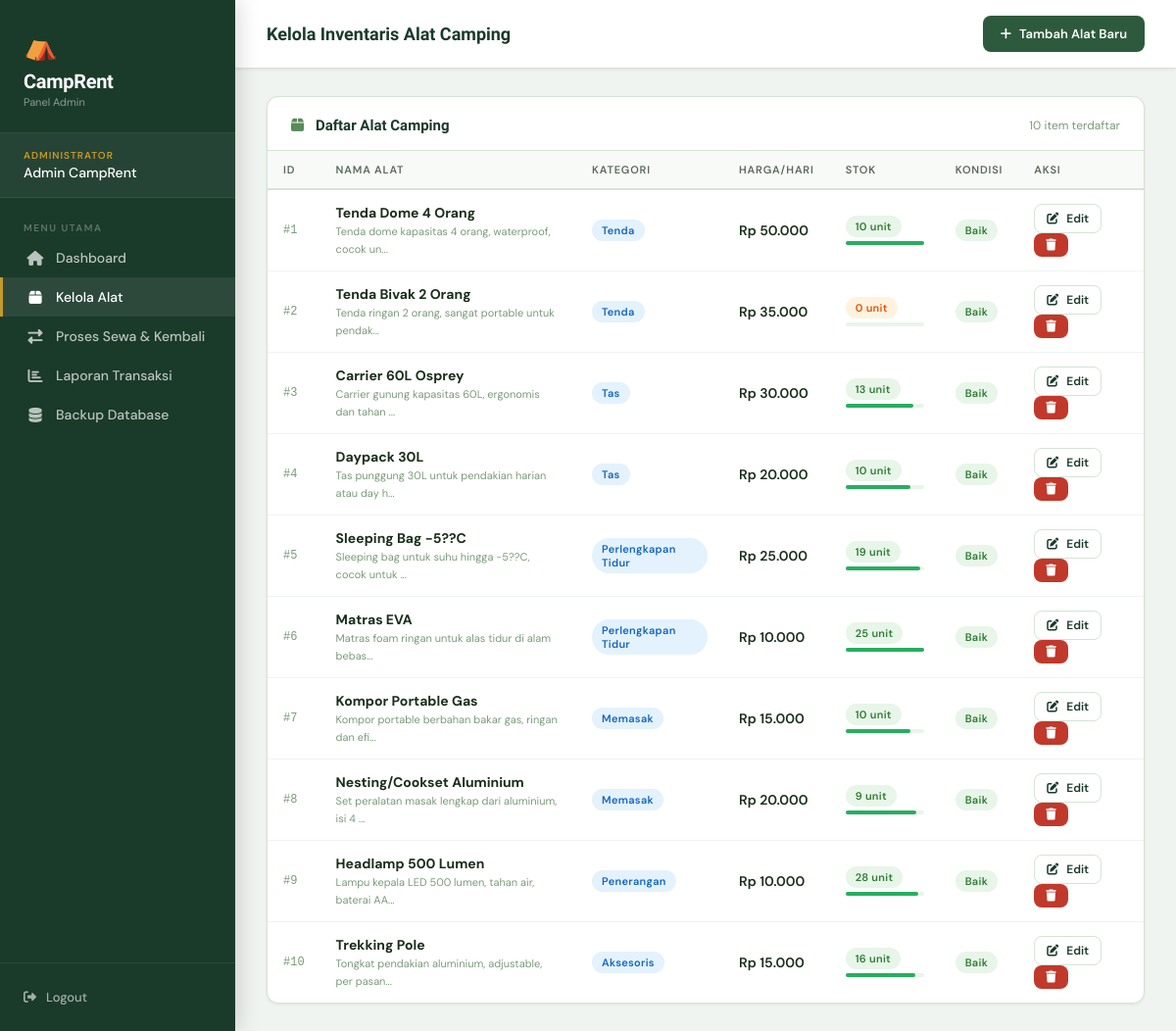
The page /kelola_alat.php (signed in) on the database as committed earlier.
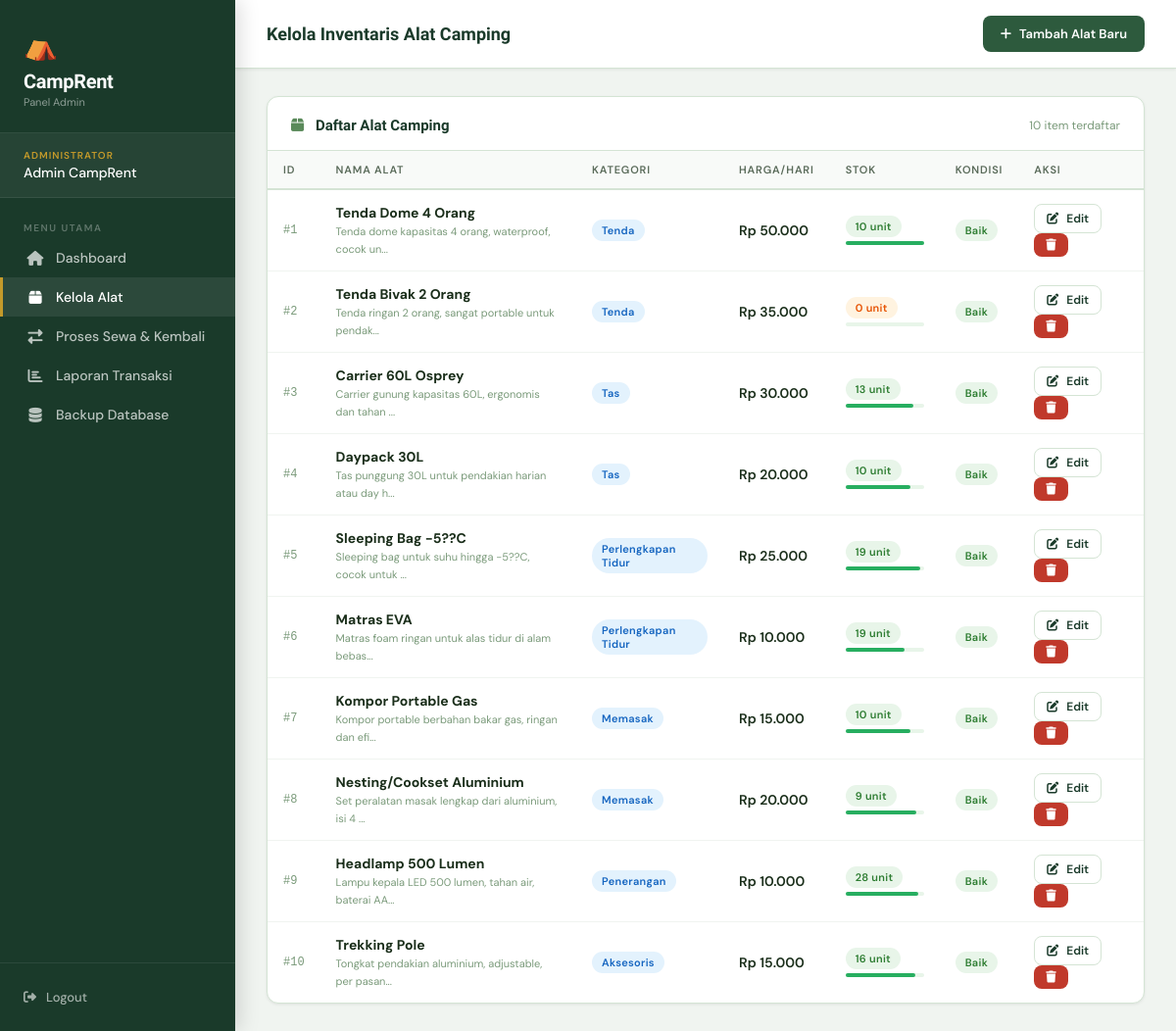
The same page on the database as committed later.
### tables this page shows
CREATE TABLE `alat_camping` (
  `id_alat` int NOT NULL AUTO_INCREMENT,
  `nama_alat` varchar(100) NOT NULL,
  `kategori` varchar(50) DEFAULT NULL,
  `deskripsi` text,
  `harga_per_hari` decimal(10,2) NOT NULL,
  `stok` int NOT NULL DEFAULT '0',
  `stok_awal` int NOT NULL DEFAULT '0',
  `kondisi` enum('baik','rusak_ringan','rusak_berat') DEFAULT 'baik',
  `created_at` timestamp NULL DEFAULT CURRENT_TIMESTAMP,
  PRIMARY KEY (`id_alat`)
);

### config.php (called while the page is built, shortened)
<?php
function rupiah($angka) {
    return 'Rp ' . number_format($angka, 0, ',', '.');
}
?>

### kelola_alat.php (the view, shortened to what the changed rows need)
<?php
require_once 'config.php';
?>
<?php include 'header.php'; ?>
</head>
<body>
<div class="sidebar">
    <div class="sidebar-logo">
        <h1>CampRent</h1>
    </div>
</div>
<div class="main-content">
    <div class="page-body">
        <div class="card">
            <div class="table-wrapper">
                <table>
                    <thead>
                        <tr>
                            <th>ID</th>
                            <th>Nama Alat</th>
                            <th>Kategori</th>
                            <th>Harga/Hari</th>
                            <th>Stok</th>
                            <th>Kondisi</th>
                            <th>Aksi</th>
                        </tr>
                    </thead>
                    <tbody>
                    <?php
                    $result = mysqli_query($conn, "SELECT * FROM alat_camping ORDER BY id_alat ASC");
                    while($row = mysqli_fetch_assoc($result)):
                        $stok_persen = $row['stok_awal'] > 0 ? ($row['stok'] / $row['stok_awal']) * 100 : 100;
                        $stok_cls = $row['stok'] === 0 ? 'badge-red' : ($row['stok'] <= 2 ? 'badge-amber' : 'badge-green');
                    ?>
                    <tr>
                        <td style="font-family:monospace;font-size:12px;color:#7a9a7a;">#<?= $row['id_alat'] ?></td>
                        <td>
                            <strong><?= htmlspecialchars($row['nama_alat']) ?></strong>
                            <?php if($row['deskripsi']): ?>
                            <br><span style="font-size:11px;color:#7a9a7a;"><?= htmlspecialchars(substr($row['deskripsi'],0,50)) ?>...</span>
                            <?php endif; ?>
                        </td>
                        <td><span class="badge badge-blue"><?= htmlspecialchars($row['kategori']) ?></span></td>
                        <td style="font-weight:600;"><?= rupiah($row['harga_per_hari']) ?></td>
                        <td>
                            <span class="badge <?= $stok_cls ?>"><?= $row['stok'] ?> unit</span>
                            <?php if($row['stok_awal'] > 0): ?>
                            <div style="margin-top:4px;height:4px;background:#e8f5e9;border-radius:2px;width:80px;">
                                <div style="height:100%;width:<?= min(100,$stok_persen) ?>%;background:<?= $stok_persen < 20 ? '#e74c3c' : '#27ae60' ?>;border-radius:2px;"></div>
                            </div>
                            <?php endif; ?>
                        </td>
                        <td>
                            <?php
                            $k_cls = $row['kondisi'] === 'baik' ? 'badge-green' : ($row['kondisi'] === 'rusak_ringan' ? 'badge-amber' : 'badge-red');
                            $k_lbl = str_replace('_', ' ', ucfirst($row['kondisi']));
                            ?>
                            <span class="badge <?= $k_cls ?>"><?= $k_lbl ?></span>
                        </td>
                        <td>
                            <button onclick='openEdit(<?= json_encode($row) ?>)' class="btn btn-outline btn-sm">
                                <i class="fas fa-edit"></i> Edit
                            </button>
                            <a href="kelola_alat.php?hapus=<?= $row['id_alat'] ?>"
                               onclick="return confirm('Hapus alat <?= htmlspecialchars($row['nama_alat']) ?>?')"
                               class="btn btn-danger btn-sm">
                                <i class="fas fa-trash"></i>
                            </a>
                        </td>
                    </tr>
                    <?php endwhile; ?>
                    </tbody>
                </table>
            </div>
        </div>
    </div>
</div>
</body>
</html>

Rows that differ between the two databases and show on the page:
changed alat_camping "Matras EVA": stok "25" → "19"
